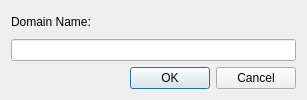
<?xml version="1.0" encoding="UTF-8"?>
<ui version="4.0">
 <class>Dialog_Domains_Add</class>
 <widget class="QDialog" name="Dialog_Domains_Add">
  <property name="geometry">
   <rect>
    <x>0</x>
    <y>0</y>
    <width>307</width>
    <height>100</height>
   </rect>
  </property>
  <property name="windowTitle">
   <string>Add Domain</string>
  </property>
  <property name="windowIcon">
   <iconset resource="resources.qrc">
    <normaloff>:/icons/sign-add.svg</normaloff>:/icons/sign-add.svg</iconset>
  </property>
  <layout class="QGridLayout" name="gridLayout">
   <item row="0" column="0">
    <widget class="QLabel" name="label">
     <property name="text">
      <string>Domain Name:</string>
     </property>
    </widget>
   </item>
   <item row="1" column="0">
    <widget class="QLineEdit" name="lineEdit_domainName"/>
   </item>
   <item row="2" column="0">
    <widget class="QDialogButtonBox" name="buttonBox">
     <property name="orientation">
      <enum>Qt::Horizontal</enum>
     </property>
     <property name="standardButtons">
      <set>QDialogButtonBox::Cancel|QDialogButtonBox::Ok</set>
     </property>
    </widget>
   </item>
  </layout>
 </widget>
 <resources>
  <include location="resources.qrc"/>
 </resources>
 <connections>
  <connection>
   <sender>buttonBox</sender>
   <signal>accepted()</signal>
   <receiver>Dialog_Domains_Add</receiver>
   <slot>accept()</slot>
   <hints>
    <hint type="sourcelabel">
     <x>248</x>
     <y>254</y>
    </hint>
    <hint type="destinationlabel">
     <x>157</x>
     <y>274</y>
    </hint>
   </hints>
  </connection>
  <connection>
   <sender>buttonBox</sender>
   <signal>rejected()</signal>
   <receiver>Dialog_Domains_Add</receiver>
   <slot>reject()</slot>
   <hints>
    <hint type="sourcelabel">
     <x>316</x>
     <y>260</y>
    </hint>
    <hint type="destinationlabel">
     <x>286</x>
     <y>274</y>
    </hint>
   </hints>
  </connection>
 </connections>
</ui>
